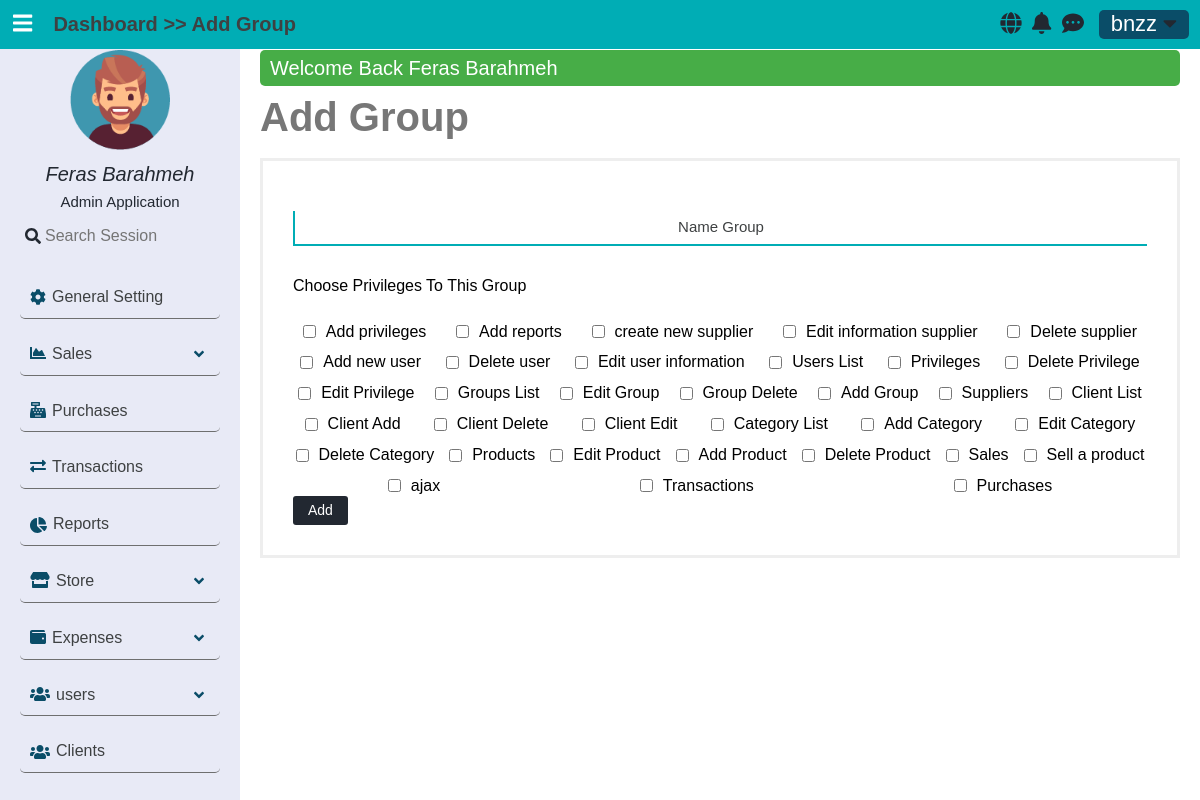
/usersgroups/add (signed in), run on the app's committed database.
### tables this page shows
CREATE TABLE `users_privileges` (
  `PrivilegeId` tinyint(3) UNSIGNED NOT NULL,
  `Privilege` varchar(30) NOT NULL,
  `PrivilegeTitle` varchar(30) NOT NULL
);

### app/controllers/AbstractController.php (called while the page is built, shortened)
<?php
abstract class AbstractController
{
    protected $_controller;
    protected $_action;
    public $_info = [];
    protected Template $_template;
    protected Registration $_registry;
    private function mergeInfo(): void
    {
        $dictionaryLanguage = $this->language->getDictionary();
        if (isset($dictionaryLanguage) && !empty($dictionaryLanguage))
            $this->_info = array_merge($this->_info, $dictionaryLanguage);
    }
    protected function _renderView(): void
    {
        $view = VIEWS_PATH .$this->_controller . DS . $this->_action . ".view.php";
        $this->_template->setRegistry($this->_registry);
        $this->_template->setActionViewFile($view);
        $this->_template->setData($this->_info);
        $this->_template->renderFiles();
    }
    public function setTemplate($tem): void
    {
        $this->_template = $tem;
    }
    public function setRegistry($registry): void
    {
        $this->_registry = $registry;
    }
    public function setController(mixed $controller): void
    {
        $this->_controller = $controller;
    }
    public function setAction(mixed $action): void
    {
        $this->_action = $action;
    }
}

### app/controllers/UsersGroupsController.php (called while the page is built, shortened)
<?php
class UsersGroupsController extends AbstractController
{
    public function addAction()
    {
        $this->_info["privileges"] = UserPrivilegeModel::getAll();
        $this->_renderView();
    }
}

### app/LIB/frontcontroller.php (called while the page is built, shortened)
<?php
class FrontController
{
    private $_controller = "index";
    private $_action = "default";
    private $_params = [];
    private $_template;
    private Registration $_registry;
    public function __construct(Template $tem, Registration $registry, Authentication $authenticated)
    {
        $this->_template = $tem;
        $this->_registry = $registry;
    }
    public function dispatch(): void
    {
        $actionName          = $this->_action . "Action";
        $controller = new $controllerClassName();
        $controller->setController($this->_controller);
        $controller->setAction($this->_action);
        $controller->setParams($this->_params);
        $controller->setTemplate($this->_template);
        $controller->setRegistry($this->_registry);
        $controller->$actionName();
    }
    public function setController(mixed $controller): void
    {
        if (isset($controller) && $controller) {
            $this->_controller = $controller;
        }
    }
    public function setAction(mixed $action): void
    {
        if (isset($action) && $action) {
            $this->_action = $action;
        }
    }
}

### public/index.php (called while the page is built, shortened)
<?php
require_once APP_PATH . DS . "LIB" . DS . "autoload.php";
$session = new SessionManager;
$session->start();
$templateParts = require_once ".." . DS . "app" . DS . "config" . DS . "templateconfig.php";
$template       = new Template($templateParts);
$languages      = new Language();
$message        = Messenger::getInstance($session);
$authenticated  = Authentication::getInstance($session);
$registry       = Registration::getInstance();
$registry->session  = $session;
$registry->language = $languages;
$registry->message  = $message;
$frontController = new FrontController($template, $registry, $authenticated);
$frontController->dispatch();

### app/LIB/autoload.php (called while the page is built, shortened)
<?php
class  AutoLoad {
    public static function autoLoad($className)
    {
        $className = str_replace("APP", '', $className);
        $className = strtolower($className) . ".php" ;
    }
}

### app/LIB/database/databasehandler.php (called while the page is built, shortened)
<?php
abstract class DatabaseHandler
{
    public static function factory():  PDODatabaseHandler | MySQLiDatabaseHandler
    {
        $driver = DATABASE_CONN_DRIVER;
        if ($driver == self::DATABASE_DRIVER_POD) {
            return PDODatabaseHandler::getInstance();
        } elseif ($driver == self::DATABASE_DRIVER_MYSQLI) {
            return MySQLiDatabaseHandler::getInstance();
        }
        return PDODatabaseHandler::getInstance();
    }
}

### app/LIB/database/pdodatabasehandler.php (called while the page is built, shortened)
<?php
class PDODatabaseHandler extends DatabaseHandler
{
    private static $_instance;
    private static $_handler;
    public function __call($name, $arguments)
    {
        return call_user_func_array(array(&self::$_handler, $name), $arguments);
    }
    protected static function init()
    {
        try {
            self::$_handler = new \PDO(
                'mysql:hostname=' . DATABASE_HOST_NAME . ';dbname=' . DATABASE_DB_NAME,
                DATABASE_USER_NAME, DATABASE_PASSWORD, array(
                    \PDO::ATTR_ERRMODE => \PDO::ERRMODE_WARNING,
                    \PDO::MYSQL_ATTR_INIT_COMMAND => 'SET NAMES utf8'
                )
            );
        } catch (\PDOException $e) {
        }
    }
    public static function getInstance(): PDODatabaseHandler
    {
        if(self::$_instance === null) {
            self::$_instance = new self();
        }
        return self::$_instance;
    }
}

### app/models/abstractmodel.php (called while the page is built, shortened)
<?php
class AbstractModel
{
    public static function getAll(): bool|\ArrayIterator
    {
        $query = "SELECT * FROM " . static::$tableName;
        $stmt = DatabaseHandler::factory()->prepare($query);
        $stmt->execute();
        if (method_exists(get_called_class(), "__construct")) {
            $results = $stmt->fetchAll(
                \PDO::FETCH_CLASS | \PDO::FETCH_PROPS_LATE,
                get_called_class(),
                array_keys(static::$tableSchema)
            );
        }
        else {
            $results = $stmt->fetchAll(\PDO::FETCH_CLASS , get_called_class());
        }
        if ((is_array($results) && !empty($results)))  {
            return new \ArrayIterator($results);
        }
        return false;
    }
}

### app/views/usersgroups/add.view.php (the view)
<h1 class="title-header"><?= $title_header ?></h1>
<form class="stander-form" method="POST" enctype="application/x-www-form-urlencoded">
    <fieldset class="rows-inputs">
        <div class="row-input ">
            <input type="text"
                   name="GroupName" id="PrivilegeTitle"
                   class="up-label-focus"
                   placeholder=" " required autocomplete="off"/>
            <label for="GroupName"> <?= $text_name_group; ?> </label>
        </div>
    </fieldset>
    <fieldset class="set-group-user">
        <label class="label-privilege-add-group mb-15"><?= $text_choose_privileges_group ?></label>
        <?php
            if (! empty($privileges)) {
                foreach ($privileges as $privilege) {
                    ?>
                    <div class="">
                        <input type="checkbox" id="privilege-<?= $privilege->PrivilegeId ?>" name="privileges[]" value="<?= $privilege->PrivilegeId ?>" class="cursor-pointer">
                        <label for="privilege-<?= $privilege->PrivilegeId ?>"><?= $privilege->PrivilegeTitle ?></label>
                    </div>
                    <?php
                }
            }
        ?>
    </fieldset>
    <fieldset class="row submit-btn-container">
        <input type="submit" class="stander-btn" value="Add" name="add">
    </fieldset>
</form>

### app/LIB/template/Template.php (shortened to what this page needs)
<?php
class Template
{
    private $_templateParts;
    private $_actionView;
    public function __construct(array $templateParts)
    {
        $this->_templateParts = $templateParts;
    }
    public function setActionViewFile($file): void
    {
        $this->_actionView = $file;
    }
    private function setTemplateHeaderStart(): void
    {
        require_once TEMPLATE_PATH . "templateheaderstart.php";
    }
    private function setTemplateHeaderEnd(): void
    {
        require_once TEMPLATE_PATH . "templateheaderend.php";
    }
    private function ifKeyTemplatePartExist($nameKey): bool
    {
        return array_key_exists($nameKey, $this->_templateParts);
    }
    private function requireFiles($parts): void
    {
        foreach ($parts as $partKey => $partValue) {
            if ($partKey === NAME_VIEW_TEMPLATE_KEY) {
                require_once $this->_actionView;
            }
            else  {
                require_once $partValue;
            }
        }
    }
    private function renderTemplateFiles(): void
    {
        if ($this->ifKeyTemplatePartExist(NAME_TEMPLATE_BLOCK_KEY)) {
            $parts = $this->_templateParts[NAME_TEMPLATE_BLOCK_KEY];
            if(! empty($parts)) {
                $this->requireFiles($parts);
            }
        } else {
            trigger_error("Name Template Key Not Found", E_USER_WARNING);
        }
    }
    private function generateLinksTags($resources, &$links, $type="css"): void
    {
        if (!empty($resources)) {
            foreach ($resources as $resourceKey => $resourceValue) {
                if ($type === "css")
                    $links .=  '<link rel="stylesheet" href="' . $resourceValue .'">';
                else
                    $links .= '<script src="' . $resourceValue. '" ></script>';
            }
        }
    }
    private function renderHeaderResources(): void
    {
        if ($this->ifKeyTemplatePartExist(NAME_TEMPLATE_HEADER_RESOURCES)) {
            $resources = $this->_templateParts[NAME_TEMPLATE_HEADER_RESOURCES];
            $links = '';
            if(! empty($resources)) {
                $css = $resources["css"];
                $this->generateLinksTags($css, $links, "css");
                $js = $resources["js"];
                $this->generateLinksTags($js, $links, "js");
            }
            echo $links;
        }
        else {
            trigger_error("Name Template Key Not Found ( " . NAME_TEMPLATE_HEADER_RESOURCES . ')', E_USER_WARNING);
        }
    }
    private function setTemplateFooter(): void
    {
        require_once TEMPLATE_PATH . "tempaltefooter.php";
    }
    public function renderFiles(): void
    {
        $this->renderHeaderResources();
        $this->renderTemplateFiles();
    }
}

### public/css/en/main.css (style rules this page uses)
* { margin: 0; padding: 0; border: 0; outline: none; line-height: 1.3; font-size: 1em; -webkit-transition: all 500ms; -moz-transition: all 500ms; -o-transition: all 500ms; transition: all 500ms; }
body { height: 74vh; background-color: var(--bg-black-30); font-family: 'Raleway', sans-serif; }
h1, h2, h3, h4, h5 { margin: 0; padding: 0; }
input { accent-color: var(--bg-black-100); }
:root body { --bg-black-900: #222831; --bg-black-100: #00ADB5; --bg-black-70: #00FFCA; --bg-black-80: #393E46; --bg-black-60: #e8eaf6; --bg-black-50: #EEEEEE; --bg-black-30: #ffffff; --text-black-900: #0A4D68; --text-black-700: #3E4142; --text-black-30: #eee; }
h1.title-header { font-size: 40px; color: #777; }
.stander-form { border: 3px solid #eee; padding: 30px; margin-top: 15px; }
.rows-inputs { display: flex; position: relative; padding-bottom: 10px; gap: 10px; margin: 20px 0 20px 0; }
.rows-inputs .row-input { position: relative; width: 100%; border-left: 2px solid var(--bg-black-100); border-bottom: 2px solid var(--bg-black-100); padding: 10px 0 2px 10px; }
.rows-inputs .row-input input, .rows-inputs .row-input select, .rows-inputs .row-input textarea { width: 100%; height: 100%; padding: 0; margin: 0; color: var(--text-black-700); }
.rows-inputs .row-input label { position: absolute; top: 50%; left: 50%; transform: translate(-50%, -50%); font-size: 15px; color: var(--text-black-700); }
.stander-btn { max-width: 200px; align-items: center; padding: 5px 15px; border-radius: 3px; cursor: pointer; color: var(--bg-black-30); white-space: nowrap; background-color: var(--bg-black-900); text-transform: capitalize; font-size: 14px; display: flex; }

### public/css/shortcut.css (style rules this page uses)
:root { --danger-color-900: red; --danger-color-700: #c82d2d; --danger-color-500: #c13a3a; --danger-color-300: #c34f4f; --success-color-900: green; --success-color-700: #0a800a; --success-color-500: #178717; --success-color-300: #47ad47; --info-color-900: blue; --info-color-700: #1212d1; --info-color-500: #1f1fa9; --info-color-300: #7878fa; --warning-color-900: #b93e00; --warning-color-700: #d8d827; --warning-color-500: #b7b730; --warning-color-300: #FF9966; }
.mb-15 { margin-bottom: 15px; }
.cursor-pointer { cursor: pointer; }

### public/css/en/usersgroups.css (style rules this page uses)
.set-group-user { display: flex; flex-wrap: wrap; gap: 10px; justify-content: space-around; }
.set-group-user input { margin-right: 10px; }
.set-group-user label { display: block; width: 100%; }
.set-group-user div { display: flex; align-items: center; }

### data on the page
users_privileges: PrivilegeTitle "Add privileges"
users_privileges: PrivilegeTitle "Add reports"
users_privileges: PrivilegeTitle "create new supplier"
users_privileges: PrivilegeTitle "Edit information supplier"
users_privileges: PrivilegeTitle "Delete supplier"
users_privileges: PrivilegeTitle "Add new user"
users_privileges: PrivilegeTitle "Delete user"
users_privileges: PrivilegeTitle "Edit user information"
users_privileges: PrivilegeTitle "Users List"
users_privileges: PrivilegeTitle "Privileges"
users_privileges: PrivilegeTitle "Delete Privilege"
users_privileges: PrivilegeTitle "Edit Privilege"
users_privileges: PrivilegeTitle "Groups List"
users_privileges: PrivilegeTitle "Edit Group"
users_privileges: PrivilegeTitle "Group Delete"
users_privileges: PrivilegeTitle "Add Group"
users_privileges: PrivilegeTitle "Suppliers"
users_privileges: PrivilegeTitle "Client List"
users_privileges: PrivilegeTitle "Client Add"
users_privileges: PrivilegeTitle "Client Delete"
users_privileges: PrivilegeTitle "Client Edit"
users_privileges: PrivilegeTitle "Category List"
users_privileges: PrivilegeTitle "Add Category"
users_privileges: PrivilegeTitle "Edit Category"
users_privileges: PrivilegeTitle "Delete Category"
users_privileges: PrivilegeTitle "Products"
users_privileges: PrivilegeTitle "Edit Product"
users_privileges: PrivilegeTitle "Add Product"
users_privileges: PrivilegeTitle "Delete Product"
users_privileges: PrivilegeTitle "Sales"
users_privileges: PrivilegeTitle "Sell a product"
users_privileges: PrivilegeTitle "ajax"
users_privileges: PrivilegeTitle "Transactions"
users_privileges: PrivilegeTitle "Purchases"

### other printed values
$message[0] "Welcome Back Feras Barahmeh"
